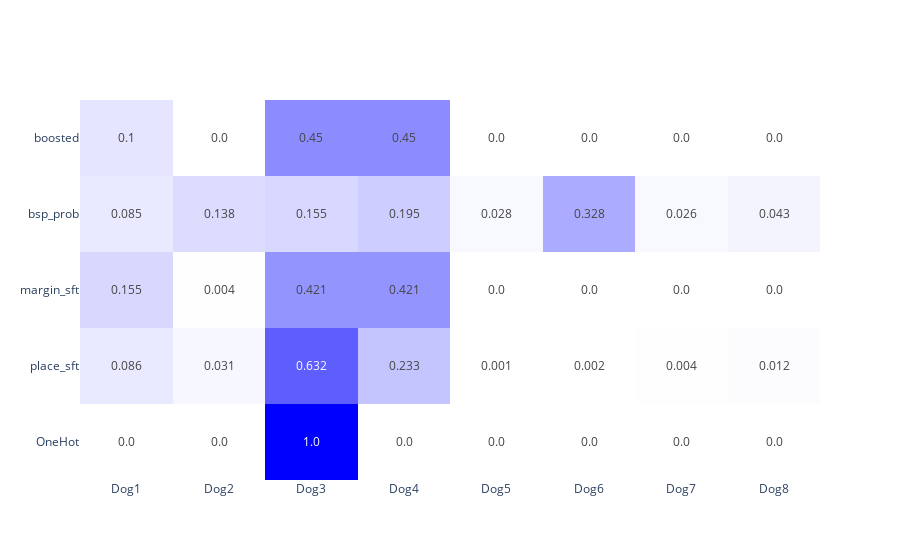

Source (notebook cell):
### Code cell
import plotly.graph_objects as go

# Assuming you have your data in the following format
dogs = ['Dog1', 'Dog2', 'Dog3', 'Dog4', 'Dog5', 'Dog6', 'Dog7', 'Dog8']
target_types = ['OneHot', 'place_sft', 'margin_sft', 'bsp_prob','boosted']

# Random data for demonstration
data = torch.stack([onehot,place_sft, margin_sft, bsp_prob,bosted_sft], dim=0)

# Create a 2D array of text
text = data.numpy().round(3).astype(str)

# Create a heatmap
fig = go.Figure(data=go.Heatmap(
                   z=data,
                   x=dogs,
                   y=target_types,
                   text=text,
                   hoverinfo='text',
                   texttemplate="%{text}",
                    textfont={"size":12},
                   colorscale=[[0, 'white'], [1, 'blue']],
                   showscale=False))

# fig.update_layout(height=800, width=800, title_text="Target Types for Each Dog")

fig.show(text_auto=True,)

### Figure 1 — Plotly figure (JSON) as saved in the notebook; plotly's stock layout.template omitted (floating-point values rounded to 4 significant figures)
{"data": [{"colorscale": [[0, "white"], [1, "blue"]], "hoverinfo": "text", "showscale": false, "text": [["0.0", "0.0", "1.0", "0.0", "0.0", "0.0", "0.0", "0.0"], ["0.086", "0.031", "0.632", "0.233", "0.001", "0.002", "0.004", "0.012"], ["0.155", "0.004", "0.421", "0.421", "0.0", "0.0", "0.0", "0.0"], ["0.085", "0.138", "0.155", "0.195", "0.028", "0.328", "0.026", "0.043"], ["0.1", "0.0", "0.45", "0.45", "0.0", "0.0", "0.0", "0.0"]], "textfont": {"size": 12}, "texttemplate": "%{text}", "type": "heatmap", "x": ["Dog1", "Dog2", "Dog3", "Dog4", "Dog5", "Dog6", "Dog7", "Dog8"], "y": ["OneHot", "place_sft", "margin_sft", "bsp_prob", "boosted"], "z": [[0, 0, 1, 0, 0, 0, 0, 0], [0.08558, 0.03148, 0.6323, 0.2326, 0.0005766, 0.001567, 0.004261, 0.01158], [0.1548, 0.00364, 0.4207, 0.4207, 9.022e-06, 3.149e-05, 6.666e-05, 0.0001099], [0.08496, 0.1384, 0.1551, 0.1948, 0.02778, 0.3276, 0.02632, 0.04348], [0.1004, 6.65e-12, 0.4498, 0.4498, 0, 2.483e-42, 3.179e-36, 2.006e-32]]}], "layout": {}}
